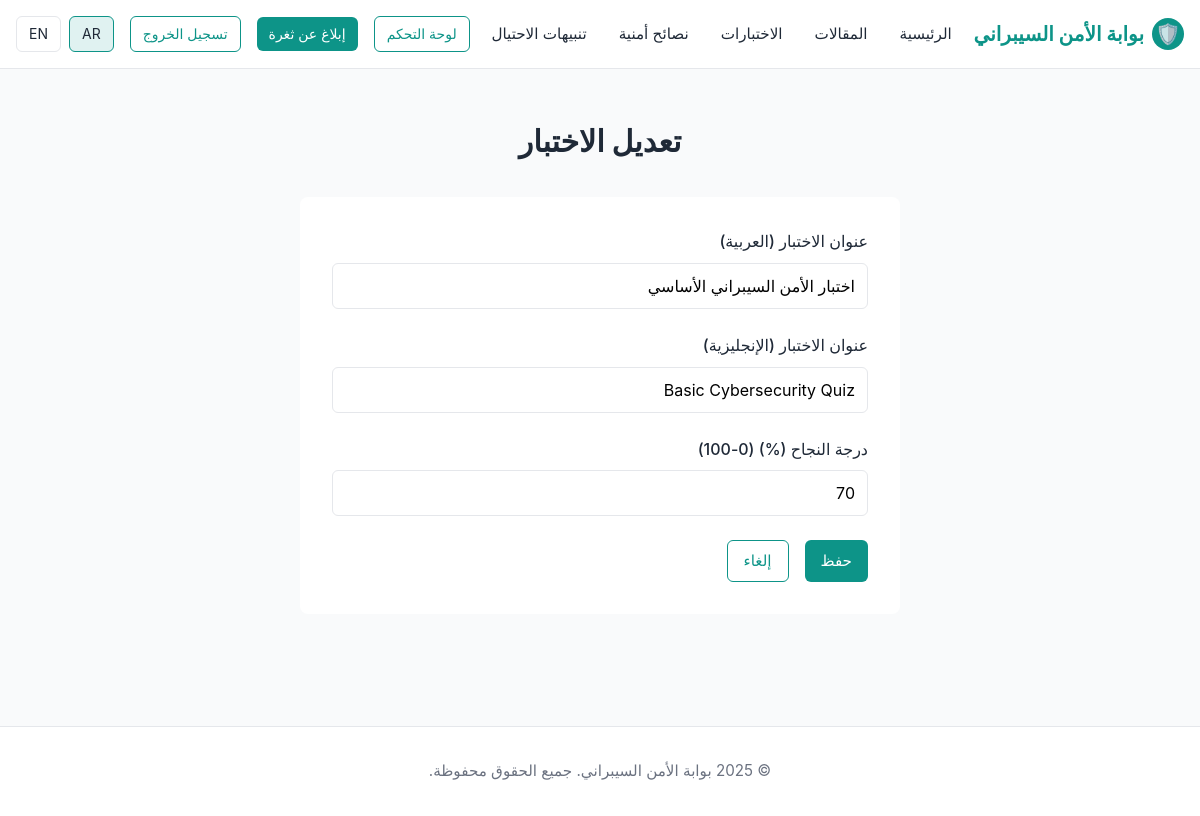
Screenshot of /admin/quiz/edit/1 (signed in) with the database file from the repository.
### tables this page shows
CREATE TABLE quizzes (
            id INTEGER PRIMARY KEY AUTOINCREMENT,
            title_ar TEXT NOT NULL,
            title_en TEXT NOT NULL,
            pass_score INTEGER NOT NULL, -- Percentage
            created_at TIMESTAMP NOT NULL DEFAULT CURRENT_TIMESTAMP
        );

### app.py (the view, shortened to what this page needs)
@app.route('/admin/quiz/edit/<int:quiz_id>', methods=['GET', 'POST'])
@admin_required
def admin_edit_quiz(quiz_id):
    conn = get_db_connection()
    quiz = conn.execute("SELECT * FROM quizzes WHERE id = ?", (quiz_id,)).fetchone()
    if not quiz:
        flash('الاختبار غير موجود.', 'danger')
        conn.close()
        return redirect(url_for('admin_quizzes'))
    form = QuizForm(data=quiz)
    conn.close()
    lang = get_current_language()
    return render_template('admin_quiz_form.html', form=form, lang=lang, quiz=quiz)

### forms.py
class QuizForm(FlaskForm):
    title_ar = StringField('عنوان الاختبار (العربية)', validators=[DataRequired()])
    title_en = StringField('عنوان الاختبار (الإنجليزية)', validators=[DataRequired()])
    pass_score = IntegerField('درجة النجاح (%)', validators=[DataRequired(), NumberRange(min=0, max=100)])
    submit = SubmitField('حفظ الاختبار')

### app.py (called while the page is built)
@app.before_request
def set_language_on_first_visit():
    if 'language' not in session:
        session['language'] = app.config['DEFAULT_LANGUAGE']

def get_current_language():
    return session.get('language')

def admin_required(f):
    @wraps(f)
    def decorated_function(*args, **kwargs):
        if 'user_id' not in session:
            flash('يجب تسجيل الدخول أولاً.', 'warning')
            return redirect(url_for('login'))
        conn = get_db_connection()
        user = conn.execute("SELECT role FROM users WHERE id = ?", (session['user_id'],)).fetchone()
        conn.close()
        if not user or user['role'] != 'admin':
            flash('لا توجد صلاحيات كافية.', 'danger')
            return redirect(url_for('index'))
        return f(*args, **kwargs)
    return decorated_function

### models.py (called while the page is built)
def get_db_connection():
    conn = sqlite3.connect(DATABASE)
    conn.row_factory = sqlite3.Row
    return conn

### templates/admin_quiz_form.html (shortened to what this page needs)
{% extends "base.html" %}
{% block content %}
<section class="section container">
    <div style="max-width: 600px; margin: 0 auto;">
        <h2 style="margin-bottom: 2rem;">{% if quiz %}{% if lang == 'en' %}Edit Quiz{% else %}تعديل الاختبار{% endif %}{% else %}{% if lang == 'en' %}New Quiz{% else %}اختبار جديد{% endif %}{% endif %}</h2>
        <form method="POST" style="background-color: white; padding: 2rem; border-radius: 0.5rem;">
            <div class="form-group">
                <label for="{{ form.title_ar.id }}">{% if lang == 'en' %}Quiz Title (Arabic){% else %}عنوان الاختبار (العربية){% endif %}</label>
                {{ form.title_ar(class="form-control") }}
            </div>
            <div class="form-group">
                <label for="{{ form.title_en.id }}">{% if lang == 'en' %}Quiz Title (English){% else %}عنوان الاختبار (الإنجليزية){% endif %}</label>
                {{ form.title_en(class="form-control") }}
            </div>
            <div class="form-group">
                <label for="{{ form.pass_score.id }}">{% if lang == 'en' %}Pass Score (%) (0-100){% else %}درجة النجاح (%) (0-100){% endif %}</label>
                {{ form.pass_score(class="form-control", type="number") }}
            </div>
            <div style="display: flex; gap: 1rem;">
                <button type="submit" class="btn btn-primary">{% if lang == 'en' %}Save{% else %}حفظ{% endif %}</button>
                <a href="{{ url_for('admin_quizzes') }}" class="btn btn-secondary">{% if lang == 'en' %}Cancel{% else %}إلغاء{% endif %}</a>
            </div>
        </form>
    </div>
</section>
{% endblock %}

### static/css/style.css (style rules this page uses)
:root { --primary-color: #0d9488; --primary-light: #e0f2f1; --secondary-color: #1f2937; --text-dark: #1f2937; --text-light: #6b7280; --border-color: #e5e7eb; --success-color: #10b981; --danger-color: #ef4444; --warning-color: #f59e0b; }
* { margin: 0; padding: 0; box-sizing: border-box; }
html, body { font-family: -apple-system, BlinkMacSystemFont, 'Segoe UI', Roboto, 'Helvetica Neue', Arial, sans-serif; direction: rtl; text-align: right; }
body { background-color: #f9fafb; color: var(--text-dark); line-height: 1.6; }
.btn { padding: 0.5rem 1rem; border: none; border-radius: 0.375rem; font-size: 0.95rem; cursor: pointer; transition: all 0.3s; text-decoration: none; display: inline-block; }
.btn-primary { background-color: var(--primary-color); color: white; }
.btn-secondary { background-color: transparent; color: var(--primary-color); border: 1px solid var(--primary-color); }
.container { max-width: 1200px; margin: 0 auto; padding: 0 1rem; }
.section { padding: 3rem 0; }
.section h2 { font-size: 1.875rem; margin-bottom: 0.5rem; text-align: center; }
.form-group { margin-bottom: 1.5rem; }
.form-group label { display: block; margin-bottom: 0.5rem; font-weight: 500; color: var(--text-dark); }
.form-group input, .form-group textarea, .form-group select { width: 100%; padding: 0.75rem; border: 1px solid var(--border-color); border-radius: 0.375rem; font-size: 1rem; font-family: inherit; }

### rows the page displays
quizzes: title_ar "اختبار الأمن السيبراني الأساسي", title_en "Basic Cybersecurity Quiz", pass_score "70"
